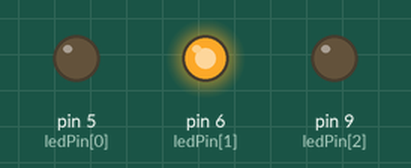
Recording of a sketch running on a simulated Arduino Uno, built with avr-gcc and run on an emulated ATmega328P. On the bench: output pins drawn as LEDs (lit = HIGH).

Above: at 0.05 s.
At 0.85 s:
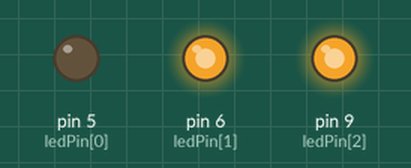
At 1.25 s:
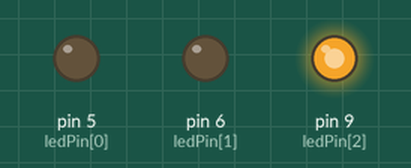
At 1.65 s:
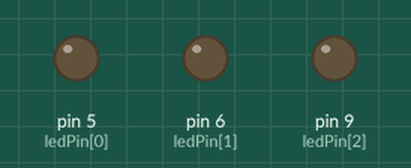
At 2.45 s:
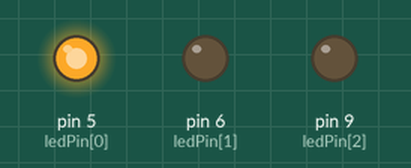
At 3.3 s:
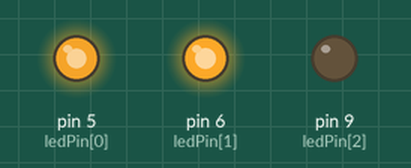
Timing chart, 0 to 7.7 s (numbered marks = the images above):
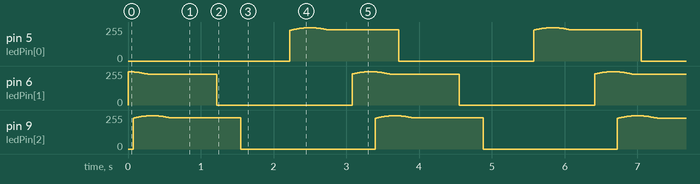

The sketch:

lightwave.ino
```cpp
// (licence header left out)
#include <math.h>

// customize here
byte ledPin[] = {5,6,9};    // PWM pins
float ledPos[] = {0,15,21}; // positions in mm
float waveLength = 60;      // in mm
float waveSpeed  = 0.018;   // in m/s (=mm/ms)

// the height is measured in the range 0...255 but one
// can use values outside of this range
int waveHeight  = 300;
int normalHeight = 100;


void setup() {
  Serial.begin(9600);
  for (byte i = 0; i < sizeof(ledPin); i++) {
    pinMode(ledPin[i], OUTPUT);
  }
}

void loop() {
  for (byte i = 0; i < sizeof(ledPin); i++) {
    analogWrite( ledPin[i], waveAmplitude( millis(), ledPos[i] ) );
  }
  // we may delay a few miliseconds or do something else here...
}

// Returns the wave's amplitude (0..255) at time t and position p.
byte waveAmplitude(unsigned long t, float p) {
  p -= t * waveSpeed;

  float x = p / waveLength;
  x = x - (int)x;

  float amp = waveform(x) * waveHeight / 2 + normalHeight;

  return (byte) constrain(amp,0,255);
}

// Any function [0...1] -> [-1..1]
double waveform(double x) {
    // TODO: cnoidal wave is more realistic
    return sin( x * 2*M_PI );
}
```
